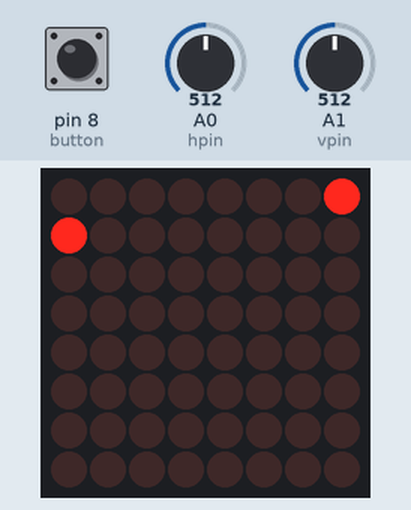
This sketch was run on a simulated Arduino Uno, built with avr-gcc and run on an emulated ATmega328P. On the bench: 8×8 LED matrix. The inputs (shaded band) are chosen by the test bench; at power-on: A0 (hpin) = 512, pin 8 (button) HIGH, A1 (vpin) = 512. Random numbers use the default seed unless the sketch sets one.

Above: at 11.2 s.
11.3 s: A0 (hpin) set to 716
At 11.9 s:
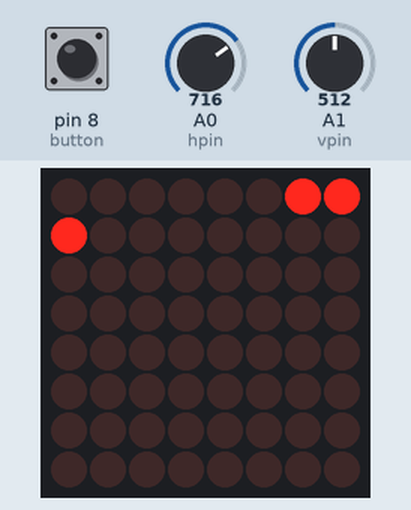
At 13.0 s:
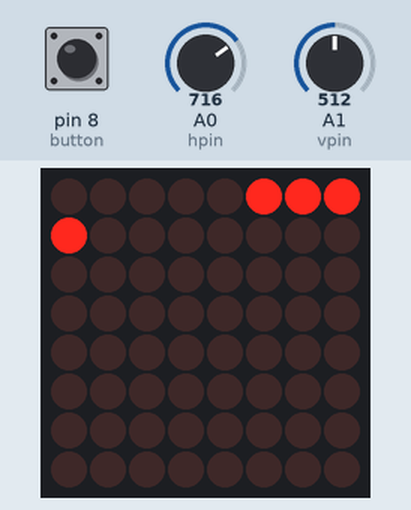
Timing chart, 0 to 14.5 s (numbered marks = the images above; inputs shaded):
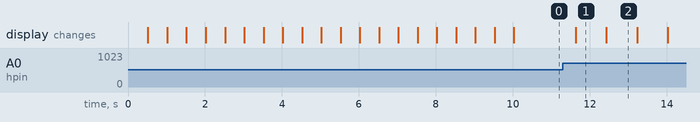

Measured:
- after the input at 11.3 s, the display: changes after 0.33 s (image 1)
- what the display in image 1 shows lasts 0.8 s, from 11.6 s to 12.4 s

The sketch:

sketch.ino
```cpp
#include <MD_MAX72xx.h>
#include <ezButton.h>

// matrix controls
const byte data_pin = 11;
const byte chip_select_pin = 10;
const byte clock_pin = 13;
const byte max_devices = 1;

ezButton button(8);

int head_y = 0;
int head_x = 0;
int flag = 0;

int snake_x[64];
int snake_y[64];

int snake_length = 2;

long int current_time, prev_time = 0;
int threshold = 800;


String direction = "", prev_direction = "";
int max_x = 7, max_y = 7;

int food_x = random(0, 8);
int food_y = random(0, 8);

// creating matrix object
MD_MAX72XX matrix = MD_MAX72XX(MD_MAX72XX::PAROLA_HW, chip_select_pin, max_devices);

// define the joystick controls
const byte hpin = A0;
const byte vpin = A1;

void setup() {
  Serial.begin(9600);

  matrix.begin();
  matrix.clear();

  button.setDebounceTime(25);

  show_message("WELCOME");

}

void loop() {

  button.loop();
  current_time = millis();
  check_direction();
  // put your main code here, to run repeatedly:
  if (current_time - prev_time >= threshold) {
    prev_time = current_time;

    matrix.clear();
    move_sprite();
    update_snake();
    draw_sprites();
  }
  food_eat_check();

}

void window_check() {
  if (head_x > max_x) head_x = 0;
  else if (head_x < 0) head_x = max_x;
  else if (head_y > max_y) head_y = 0;
  else if (head_y < 0) head_y = max_y;

}


void check_direction() {

  if (analogRead(hpin) > 512 &&  prev_direction  !=  "right")
    direction = "left";
  else if (analogRead(hpin) < 512 &&  prev_direction  !=  "left")
    direction = "right";
  else if (analogRead(vpin) > 512 &&  prev_direction  !=  "down")
    direction = "up";
  else if (analogRead(vpin) < 512 &&  prev_direction  !=  "up")
    direction = "down";

  //  updating prev_direction
  prev_direction = direction;

}

void move_sprite() {
  if (direction == "left") head_x++;
  else if (direction == "right") head_x--;
  else if (direction == "up") head_y--;
  else if (direction == "down") head_y++;

  window_check();

  if (button.isPressed()) {
    Serial.println("The button is pressed");
    flag = 1;
  }
}

void draw_sprites() {

  matrix.setPoint(food_y, food_x, true);

  for (int i = 0; i <= snake_length; i++) {
    matrix.setPoint(snake_y[i], snake_x[i], true);
  }
}

void update_snake() {
  for (int i = snake_length; i >= 0; i--) {
    if (i != 0) {
      snake_x[i] = snake_x[i - 1];
      snake_y[i] = snake_y[i - 1];
    } else {
      snake_x[i] = head_x;
      snake_y[i] = head_y;
    }
  }
}

void food_eat_check() {
  if (head_x  ==  food_x  &&  head_y  ==  food_y) {
    food_x = random(0, 8);
    food_y = random(0, 8);

    snake_length++;
    threshold = threshold - 50;
    if (threshold < 100)
          threshold = 80;
  }

}

void all_animate(){
  int i=0;
    while(i<3){
    for (int x = 0; x < 8; x++){
      for (int y = 0; y < 8; y++){
        matrix.setPoint(y,x,true);
      }
    }
    delay(500);
    matrix.clear();
    delay(500);
    i++;
  }
}

void show_message(char messageToShow[]){

  all_animate();
  int i=0;

  while(messageToShow[i] != '\0'){
    matrix.setChar(6 , messageToShow[i]);
    delay(500);
    matrix.clear();
    delay(500);
    i++;
  }

}
```
